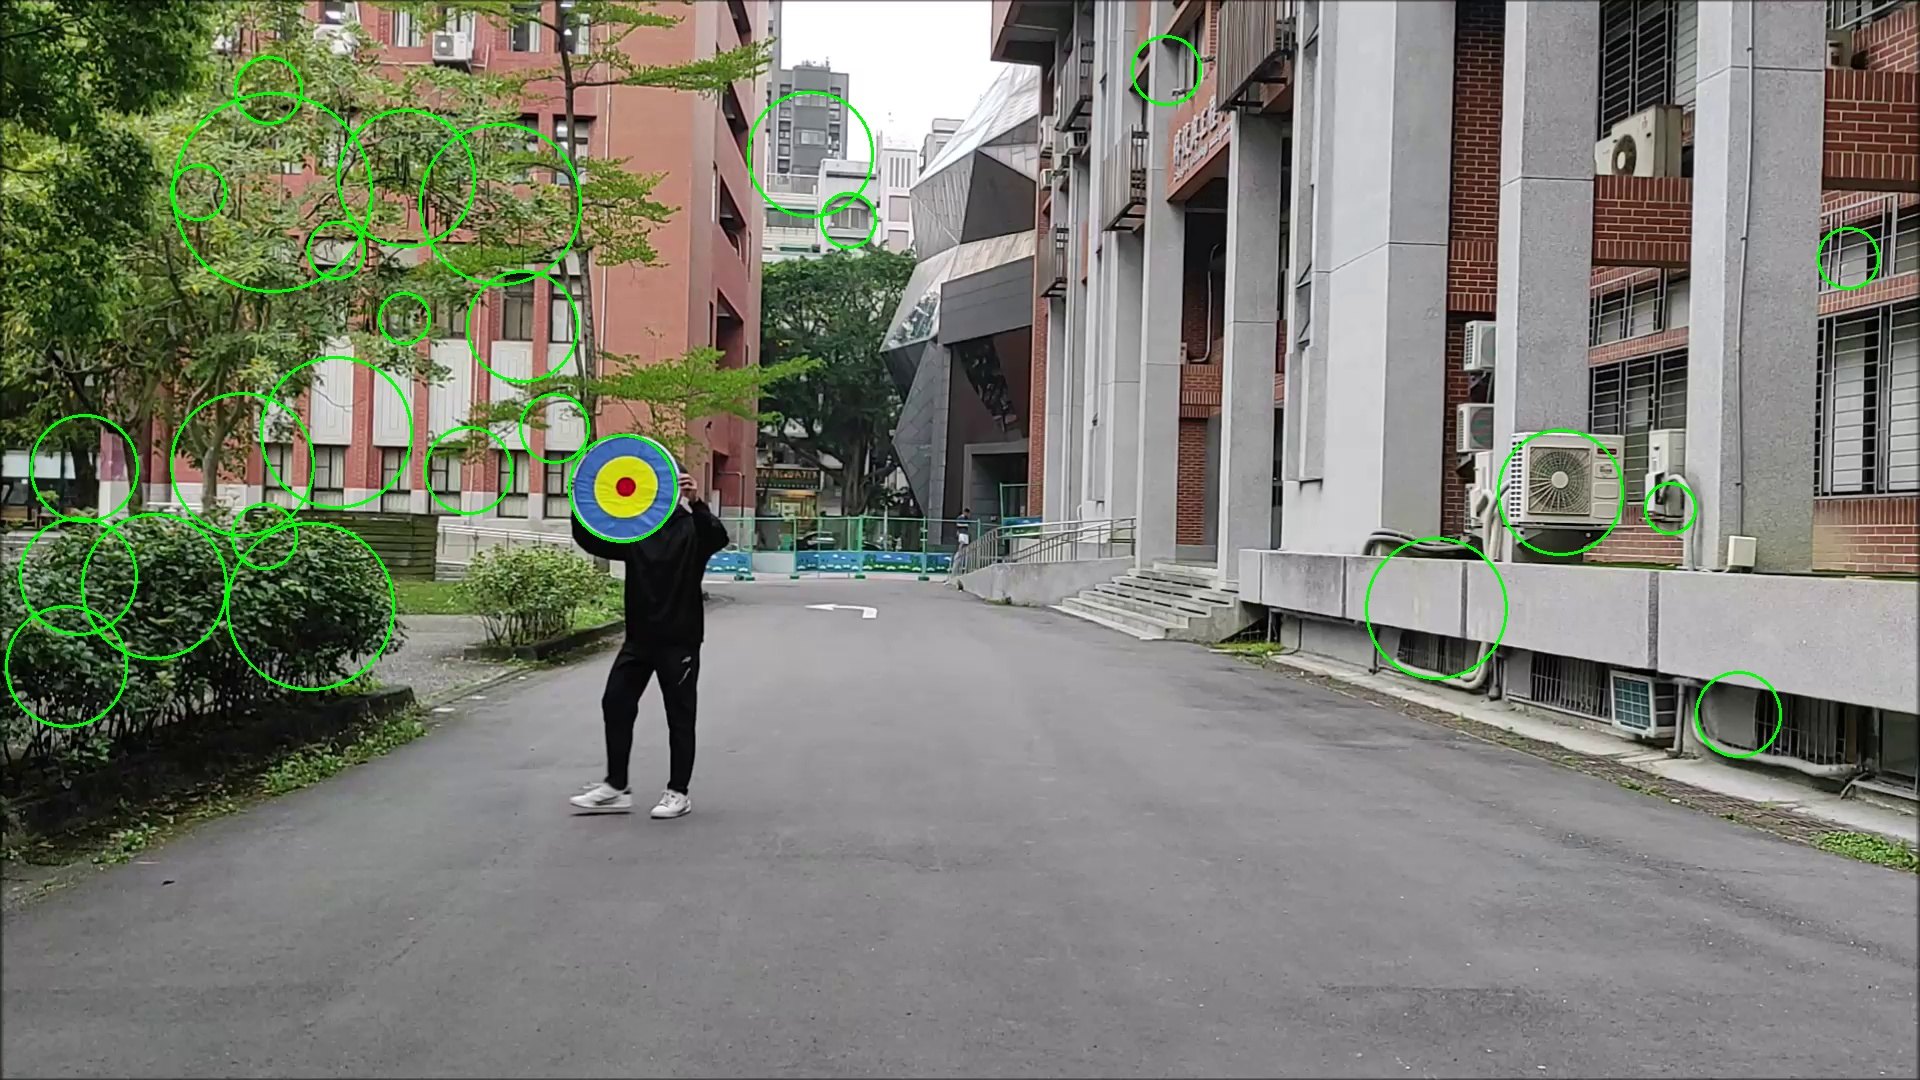

Write Python code to recreate this figure.
import cv2
import numpy as np
import os,sys
import argparse
import matplotlib.pyplot as plt

sys.path.append('../')
parser = argparse.ArgumentParser()
parser.add_argument('--video_path','-p', type=str, required=True, help='video_path')

args = parser.parse_args()
video_path = args.video_path
video_name = video_path[5:]

video = cv2.VideoCapture(video_path)

frame_width = int(video.get(3))
frame_height = int(video.get(4))
fps = video.get(cv2.CAP_PROP_FPS)
t=0
out = cv2.VideoWriter('./output/hough_based/'+ video_name,cv2.VideoWriter_fourcc(*"mp4v"),fps,(frame_width,frame_height))
while True:

	ret, frame = video.read()
	if ret is False:
		break

	if t ==1:
		break
	t+=1
	img = frame.copy()

	gray = cv2.cvtColor(img, cv2.COLOR_BGR2GRAY)
	gray = cv2.GaussianBlur(gray, (21, 21), 0)

	circles = cv2.HoughCircles(gray,cv2.HOUGH_GRADIENT,1,70,param1=40,param2=30,minRadius=0,maxRadius=100)

	circles = np.uint16(np.around(circles))

	for i in circles[0,:]:
	    frame = cv2.circle(frame,(i[0],i[1]),i[2],(0,255,0),2)

	cv2.imwrite('hough_based1.jpg',frame)
	# cv2.waitKey()
	out.write(frame)

video.release()
out.release()
